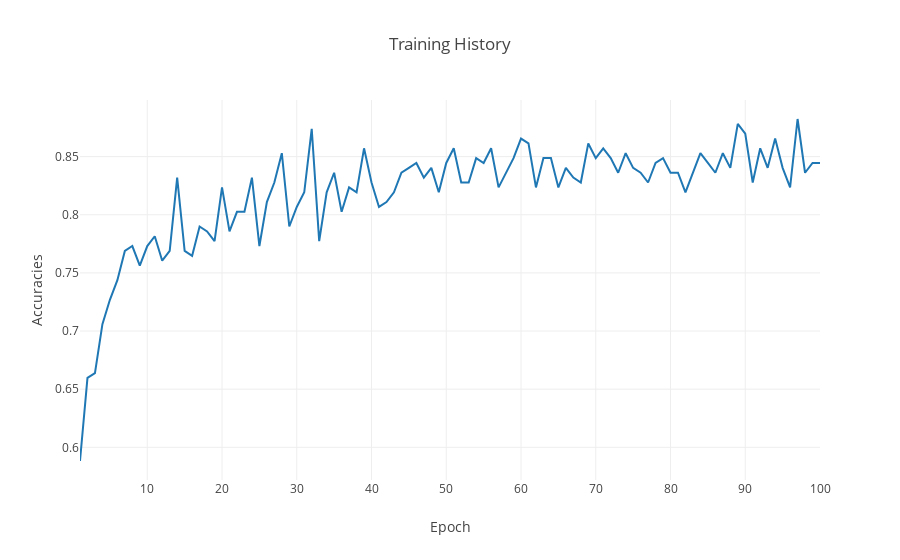

Write notebook code for a chart like this one.
### Code cell
from plotly.offline import iplot
from plotly.offline import plot

accs = nn.history.history["acc"]
loss = nn.history.history["loss"]

accs_plot = go.Scatter(
    x=[x for x in range(1,len(accs)+1)],
    y=accs,
    mode="lines",
    name="line plot"
)

data = [accs_plot]

layout = go.Layout(
    title= "Training History",
    yaxis= {"title":"Accuracies"},
    xaxis={"title":"Epoch"}
)

fig = go.Figure(data=data, layout=layout)


iplot(fig)

### Figure 1 — Plotly figure (JSON) as saved in the notebook; plotly's stock layout.template omitted (floating-point values rounded to 4 significant figures)
{"data": [{"mode": "lines", "name": "line plot", "type": "scatter", "uid": "5f6e0df4-3a85-4ed1-a218-74075c8577f5", "x": [1, 2, 3, 4, 5, 6, 7, 8, 9, 10, 11, 12, 13, 14, 15, 16, 17, 18, 19, 20, 21, 22, 23, 24, 25, 26, 27, 28, 29, 30, 31, 32, 33, 34, 35, 36, 37, 38, 39, 40, 41, 42, 43, 44, 45, 46, 47, 48, 49, 50, 51, 52, 53, 54, 55, 56, 57, 58, 59, 60, 61, 62, 63, 64, 65, 66, 67, 68, 69, 70, 71, 72, 73, 74, 75, 76, 77, 78, 79, 80, 81, 82, 83, 84, 85, 86, 87, 88, 89, 90, 91, 92, 93, 94, 95, 96, 97, 98, 99, 100], "y": [0.5882, 0.6597, 0.6639, 0.7059, 0.7269, 0.7437, 0.7689, 0.7731, 0.7563, 0.7731, 0.7815, 0.7605, 0.7689, 0.8319, 0.7689, 0.7647, 0.7899, 0.7857, 0.7773, 0.8235, 0.7857, 0.8025, 0.8025, 0.8319, 0.7731, 0.8109, 0.8277, 0.8529, 0.7899, 0.8067, 0.8193, 0.8739, 0.7773, 0.8193, 0.8361, 0.8025, 0.8235, 0.8193, 0.8571, 0.8277, 0.8067, 0.8109, 0.8193, 0.8361, 0.8403, 0.8445, 0.8319, 0.8403, 0.8193, 0.8445, 0.8571, 0.8277, 0.8277, 0.8487, 0.8445, 0.8571, 0.8235, 0.8361, 0.8487, 0.8655, 0.8613, 0.8235, 0.8487, 0.8487, 0.8235, 0.8403, 0.8319, 0.8277, 0.8613, 0.8487, 0.8571, 0.8487, 0.8361, 0.8529, 0.8403, 0.8361, 0.8277, 0.8445, 0.8487, 0.8361, 0.8361, 0.8193, 0.8361, 0.8529, 0.8445, 0.8361, 0.8529, 0.8403, 0.8782, 0.8697, 0.8277, 0.8571, 0.8403, 0.8655, 0.8403, 0.8235, 0.8824, 0.8361, 0.8445, 0.8445]}], "layout": {"autosize": true, "title": {"text": "Training History"}, "xaxis": {"autorange": true, "range": [1, 100], "title": {"text": "Epoch"}, "type": "linear"}, "yaxis": {"autorange": true, "range": [0.5719, 0.8987], "title": {"text": "Accuracies"}, "type": "linear"}}}
